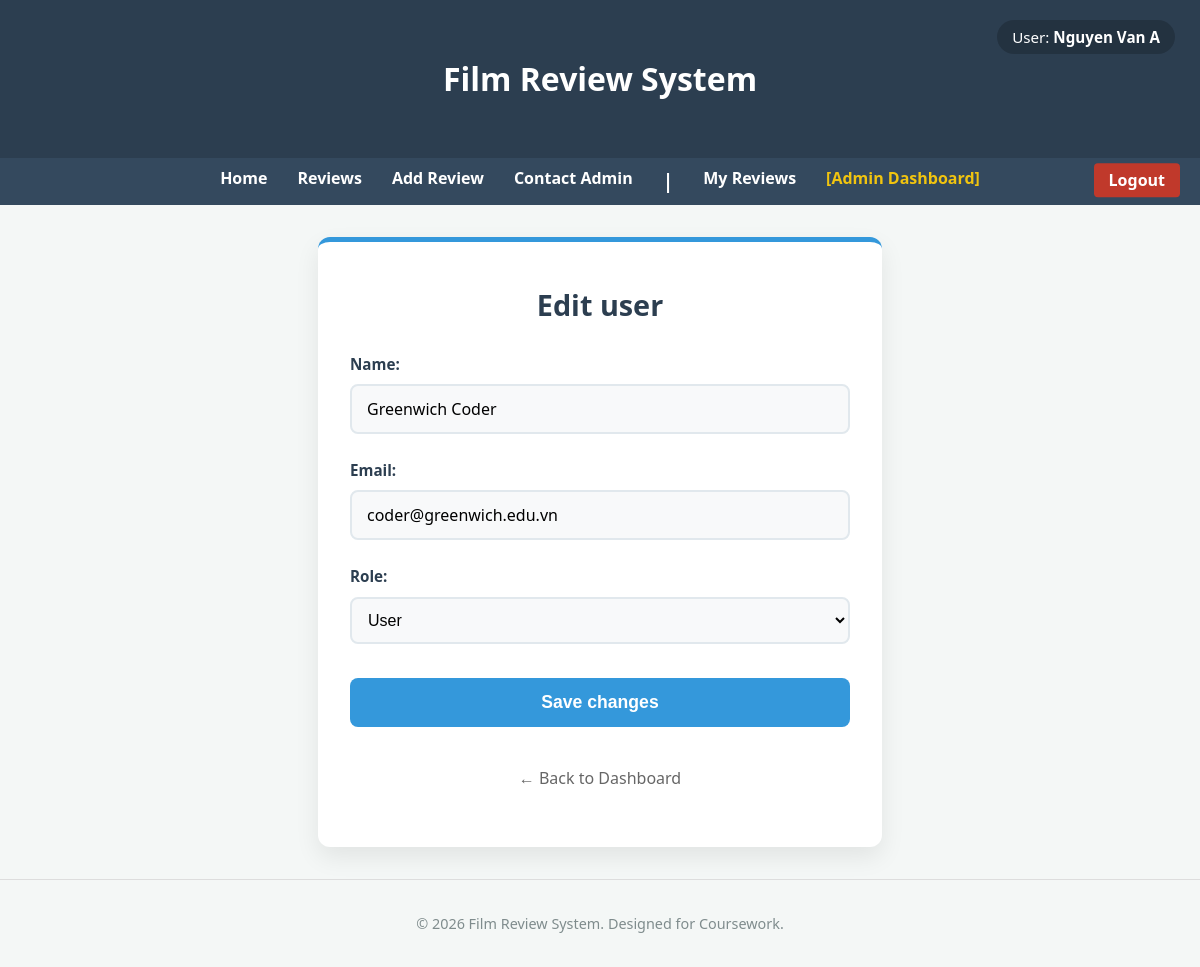
The app's page /edituser.php?id=2 (signed in) with its own data.
### tables this page shows
CREATE TABLE `author` (
  `id` int(11) NOT NULL,
  `name` varchar(255) NOT NULL,
  `email` varchar(255) NOT NULL,
  `is_admin` tinyint(1) DEFAULT 0,
  `password` varchar(255) DEFAULT NULL
);

### edituser.php (called while the page is built, shortened)
<?php
include_once 'includes/DatabaseConnection.php';
include_once 'includes/DatabaseFunctions.php';
if (isset($_POST['submit'])) {
    try {
        updateAuthor($pdo, $_POST['id'], trim($_POST['name']), trim($_POST['email']), $_POST['is_admin']);
        header('Location: admin.php?success=user_updated');
        exit();
    } catch (PDOException $e) {
        $title = 'Error';
        $output = 'Error: ' . $e->getMessage();
    }
} else {
    $user_to_edit = getAuthorById($pdo, $_GET['id']);
    include 'templates/edituser.html.php';
    $output = ob_get_clean();
}
include 'templates/layout.html.php';

### includes/DatabaseFunctions.php (called while the page is built, shortened)
<?php
function query($pdo, $sql, $parameters = [])
{
    $stmt = $pdo->prepare($sql);
    $stmt->execute($parameters);
    return $stmt;
}
function getAuthorById($pdo, $id)
{
    return query($pdo, 'SELECT * FROM `author` WHERE `id` = :id', [':id' => $id])->fetch();
}

### includes/DatabaseConnection.php (called while the page is built, shortened)
<?php
$db_config = [
    'host' => 'localhost',
    'name' => 'comp1841_coursework',
    'user' => 'root',
    'pass' => '',
    'char' => 'utf8'
];
try {
    $dsn = "mysql:host={$db_config['host']};dbname={$db_config['name']};charset={$db_config['char']}";
    $pdo = new PDO($dsn, $db_config['user'], $db_config['pass']);
    $pdo->setAttribute(PDO::ATTR_ERRMODE, PDO::ERRMODE_EXCEPTION);
} catch (PDOException $e) {
    die("Database Connection Failed: " . $e->getMessage());
}
$current_user_id = $_SESSION['user_id'] ?? null;
if ($current_user_id) {
    $stmt = $pdo->prepare('SELECT name, is_admin FROM author WHERE id = ?');
    $stmt->execute([$current_user_id]);
    $user = $stmt->fetch();
    if ($user) {
        $is_admin = (bool)$user['is_admin'];
        $logged_in_name = $user['name'];
    }
}

### templates/edituser.html.php (the view, shortened to what this page needs)
<div class="form-container">
    <h2>Edit user</h2>
    <form action="" method="post" class="review-form">
        <div class="form-group">
            <label for="name">Name:</label>
            <input type="text" name="name" id="name" required
                   value="<?= htmlspecialchars($user_to_edit['name'], ENT_QUOTES, 'UTF-8') ?>">
        </div>
        <div class="form-group">
            <label for="email">Email:</label>
            <input type="email" name="email" id="email" required
                   value="<?= htmlspecialchars($user_to_edit['email'], ENT_QUOTES, 'UTF-8') ?>">
        </div>
        <div class="form-group">
            <label for="is_admin">Role:</label>
            <select name="is_admin" id="is_admin">
                <option value="0" <?= $user_to_edit['is_admin'] == 0 ? 'selected' : '' ?>>User</option>
            </select>
        </div>
        <button type="submit" name="submit" class="submit-btn">Save changes</button>
        <p style="text-align: center; margin-top: 15px;">
            <a href="admin.php" style="color: #666; text-decoration: none;">← Back to Dashboard</a>
        </p>
    </form>
</div>

### templates/layout.html.php (shortened to what this page needs)
<!DOCTYPE html>
<html lang="en">
<head>
    <link rel="stylesheet" href="reviews.css">
</head>
<body>
    <header>
        <h1>Film Review System</h1>
        <?php if ($current_user_id): ?>
            <div class="user-info">
                <i class="fas fa-user-circle"></i> User: <strong><?= htmlspecialchars($logged_in_name, ENT_QUOTES, 'UTF-8') ?></strong>
            </div>
        <?php endif; ?>
    </header>
    <nav>
        <ul>
            <li><a href="index.php">Home</a></li>
            <li><a href="reviews.php">Reviews</a></li>
            <?php if (isset($current_user_id) && $current_user_id): ?>
                <li><a href="addreview.php">Add Review</a></li>
                <li><a href="contact.php">Contact Admin</a></li>
                <li><b>|</b></li>
                <li><a href="myreviews.php">My Reviews</a></li>
                <?php if (isset($is_admin) && $is_admin): ?>
                    <li><a href="admin.php" style="color: #f1c40f;">[Admin Dashboard]</a></li>
                <?php endif; ?>
                <li class="auth-btn"><a href="logout.php" class="btn-logout">Logout</a></li>
            <?php else: ?>
                <li class="auth-btn"><a href="login.php" class="btn-login">Login</a></li>
            <?php endif; ?>
        </ul>
    </nav>
    <main>
        <?= $output ?>
    </main>
    <footer>
        &copy; <?= date('Y') ?> Film Review System. Designed for Coursework.
    </footer>
</body>
</html>

### reviews.css (style rules this page uses)
:root { --primary-color: #2c3e50; --secondary-color: #3498db; --bg-color: #f4f7f6; --text-color: #333; --white: #ffffff; --border-radius: 8px; }
body { font-family: 'Segoe UI', Tahoma, Geneva, Verdana, sans-serif; line-height: 1.6; background-color: var(--bg-color); color: var(--text-color); margin: 0; padding: 0; }
header { background: var(--primary-color); color: var(--white); padding: 2rem 1rem; text-align: center; }
nav { background: #34495e; padding: 0.5rem; position: sticky; top: 0; z-index: 1000; }
nav ul { list-style: none; padding: 0; margin: 0; display: flex; justify-content: center; }
nav li { margin: 0 15px; }
nav a { color: var(--white); text-decoration: none; font-weight: bold; transition: color 0.3s; }
nav b { color: #ffffffff; pointer-events: none; font-weight: bold; font-size: 120%; }
main { max-width: 900px; margin: 2rem auto; padding: 1rem; background: var(--white); border-radius: var(--border-radius); box-shadow: 0 4px 6px rgba(0, 0, 0, 0.1); min-height: 60vh; }
footer { text-align: center; padding: 2rem; font-size: 0.9rem; color: #7f8c8d; border-top: 1px solid #ddd; margin-top: 2rem; }
.review-form { display: flex; flex-direction: column; gap: 15px; max-width: 600px; margin: 0 auto; }
.review-form label { font-weight: bold; color: var(--primary-color); }
.form-container { background: var(--white); max-width: 500px; margin: 2rem auto; padding: 2.5rem 2rem; border-radius: 12px; box-shadow: 0 10px 25px rgba(0, 0, 0, 0.08); border-top: 5px solid var(--secondary-color); }
.form-container h2 { text-align: center; color: var(--primary-color); margin-top: 0; margin-bottom: 1.5rem; font-size: 1.8rem; }
.review-form { display: flex; flex-direction: column; gap: 1.5rem; }
.form-group { display: flex; flex-direction: column; gap: 0.5rem; }
.form-group label { font-weight: 600; color: var(--primary-color); font-size: 0.95rem; }
.submit-btn { background-color: var(--secondary-color); color: var(--white); border: none; padding: 14px 20px; border-radius: 8px; cursor: pointer; font-size: 1.1rem; font-weight: bold; transition: all 0.3s ease; margin-top: 10px; }
.review-form select { padding: 12px; border: 2px solid #e1e8ed; border-radius: 8px; font-size: 1rem; background-color: #f8f9fa; cursor: pointer; }
.review-form input[type="text"], .review-form input[type="email"], .review-form input[type="password"], .review-form input[type="date"] { padding: 12px 15px; border: 2px solid #e1e8ed; border-radius: 8px; font-size: 1rem; font-family: inherit; transition: all 0.3s ease; background-color: #f8f9fa; width: 100%; box-sizing: border-box; }
.auth-btn { position: absolute; right: 20px; top: 50%; transform: translateY(-50%); margin: 0 !important; }
.auth-btn a { padding: 6px 15px; border-radius: 4px; transition: background-color 0.3s; }
.user-info { position: absolute; top: 20px; right: 25px; font-size: 0.95rem; color: var(--white); background: rgba(0, 0, 0, 0.2); padding: 5px 15px; border-radius: 20px; }
.btn-logout { background-color: #c0392b !important; }
main { max-width: 1400px !important; background: transparent !important; box-shadow: none !important; padding: 0 !important; }

### records on screen
author: name "Nguyen Van A"
author: name "Greenwich Coder", email "coder@greenwich.edu.vn", is_admin "User"
